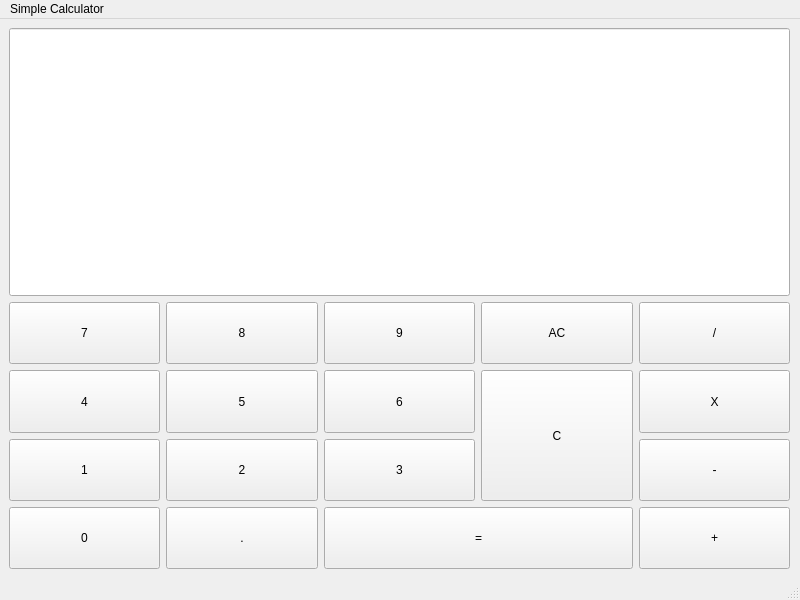
<?xml version="1.0" encoding="UTF-8"?>
<ui version="4.0">
 <class>MainWindow</class>
 <widget class="QMainWindow" name="MainWindow">
  <property name="geometry">
   <rect>
    <x>0</x>
    <y>0</y>
    <width>800</width>
    <height>600</height>
   </rect>
  </property>
  <property name="sizePolicy">
   <sizepolicy hsizetype="Expanding" vsizetype="Expanding">
    <horstretch>0</horstretch>
    <verstretch>0</verstretch>
   </sizepolicy>
  </property>
  <property name="windowTitle">
   <string>MainWindow</string>
  </property>
  <widget class="QWidget" name="centralwidget">
   <widget class="QWidget" name="verticalLayoutWidget">
    <property name="geometry">
     <rect>
      <x>9</x>
      <y>9</y>
      <width>781</width>
      <height>541</height>
     </rect>
    </property>
    <layout class="QVBoxLayout" name="verticalLayout">
     <property name="sizeConstraint">
      <enum>QLayout::SetDefaultConstraint</enum>
     </property>
     <item>
      <layout class="QHBoxLayout" name="horizontalLayout">
       <property name="sizeConstraint">
        <enum>QLayout::SetNoConstraint</enum>
       </property>
       <item>
        <widget class="QLineEdit" name="lineEdit">
         <property name="sizePolicy">
          <sizepolicy hsizetype="Expanding" vsizetype="Minimum">
           <horstretch>0</horstretch>
           <verstretch>0</verstretch>
          </sizepolicy>
         </property>
         <property name="font">
          <font>
           <pointsize>18</pointsize>
          </font>
         </property>
        </widget>
       </item>
      </layout>
     </item>
     <item>
      <layout class="QGridLayout" name="gridLayout">
       <property name="sizeConstraint">
        <enum>QLayout::SetMinAndMaxSize</enum>
       </property>
       <item row="0" column="3">
        <widget class="QPushButton" name="AllClear">
         <property name="sizePolicy">
          <sizepolicy hsizetype="Minimum" vsizetype="Preferred">
           <horstretch>0</horstretch>
           <verstretch>0</verstretch>
          </sizepolicy>
         </property>
         <property name="text">
          <string>AC</string>
         </property>
        </widget>
       </item>
       <item row="2" column="0">
        <widget class="QPushButton" name="nu_1">
         <property name="sizePolicy">
          <sizepolicy hsizetype="Minimum" vsizetype="Preferred">
           <horstretch>0</horstretch>
           <verstretch>0</verstretch>
          </sizepolicy>
         </property>
         <property name="text">
          <string>1</string>
         </property>
        </widget>
       </item>
       <item row="1" column="2">
        <widget class="QPushButton" name="nu_6">
         <property name="sizePolicy">
          <sizepolicy hsizetype="Minimum" vsizetype="Preferred">
           <horstretch>0</horstretch>
           <verstretch>0</verstretch>
          </sizepolicy>
         </property>
         <property name="text">
          <string>6</string>
         </property>
        </widget>
       </item>
       <item row="1" column="1">
        <widget class="QPushButton" name="nu_5">
         <property name="sizePolicy">
          <sizepolicy hsizetype="Minimum" vsizetype="Preferred">
           <horstretch>0</horstretch>
           <verstretch>0</verstretch>
          </sizepolicy>
         </property>
         <property name="text">
          <string>5</string>
         </property>
        </widget>
       </item>
       <item row="3" column="1">
        <widget class="QPushButton" name="Period">
         <property name="sizePolicy">
          <sizepolicy hsizetype="Minimum" vsizetype="Preferred">
           <horstretch>0</horstretch>
           <verstretch>0</verstretch>
          </sizepolicy>
         </property>
         <property name="text">
          <string>.</string>
         </property>
        </widget>
       </item>
       <item row="0" column="0">
        <widget class="QPushButton" name="nu_7">
         <property name="sizePolicy">
          <sizepolicy hsizetype="Minimum" vsizetype="Preferred">
           <horstretch>0</horstretch>
           <verstretch>0</verstretch>
          </sizepolicy>
         </property>
         <property name="text">
          <string>7</string>
         </property>
        </widget>
       </item>
       <item row="3" column="2" colspan="2">
        <widget class="QPushButton" name="Calculate">
         <property name="sizePolicy">
          <sizepolicy hsizetype="Minimum" vsizetype="Preferred">
           <horstretch>0</horstretch>
           <verstretch>0</verstretch>
          </sizepolicy>
         </property>
         <property name="text">
          <string>=</string>
         </property>
        </widget>
       </item>
       <item row="1" column="0">
        <widget class="QPushButton" name="nu_4">
         <property name="sizePolicy">
          <sizepolicy hsizetype="Minimum" vsizetype="Preferred">
           <horstretch>0</horstretch>
           <verstretch>0</verstretch>
          </sizepolicy>
         </property>
         <property name="text">
          <string>4</string>
         </property>
        </widget>
       </item>
       <item row="2" column="1">
        <widget class="QPushButton" name="nu_2">
         <property name="sizePolicy">
          <sizepolicy hsizetype="Minimum" vsizetype="Preferred">
           <horstretch>0</horstretch>
           <verstretch>0</verstretch>
          </sizepolicy>
         </property>
         <property name="text">
          <string>2</string>
         </property>
        </widget>
       </item>
       <item row="0" column="1">
        <widget class="QPushButton" name="nu_8">
         <property name="sizePolicy">
          <sizepolicy hsizetype="Minimum" vsizetype="Preferred">
           <horstretch>0</horstretch>
           <verstretch>0</verstretch>
          </sizepolicy>
         </property>
         <property name="text">
          <string>8</string>
         </property>
        </widget>
       </item>
       <item row="0" column="2">
        <widget class="QPushButton" name="nu_9">
         <property name="sizePolicy">
          <sizepolicy hsizetype="Minimum" vsizetype="Preferred">
           <horstretch>0</horstretch>
           <verstretch>0</verstretch>
          </sizepolicy>
         </property>
         <property name="text">
          <string>9</string>
         </property>
        </widget>
       </item>
       <item row="3" column="0">
        <widget class="QPushButton" name="nu_0">
         <property name="sizePolicy">
          <sizepolicy hsizetype="Minimum" vsizetype="Preferred">
           <horstretch>0</horstretch>
           <verstretch>0</verstretch>
          </sizepolicy>
         </property>
         <property name="text">
          <string>0</string>
         </property>
        </widget>
       </item>
       <item row="2" column="2">
        <widget class="QPushButton" name="nu_3">
         <property name="sizePolicy">
          <sizepolicy hsizetype="Minimum" vsizetype="Preferred">
           <horstretch>0</horstretch>
           <verstretch>0</verstretch>
          </sizepolicy>
         </property>
         <property name="text">
          <string>3</string>
         </property>
        </widget>
       </item>
       <item row="0" column="4">
        <widget class="QPushButton" name="Divide">
         <property name="sizePolicy">
          <sizepolicy hsizetype="Minimum" vsizetype="Preferred">
           <horstretch>0</horstretch>
           <verstretch>0</verstretch>
          </sizepolicy>
         </property>
         <property name="text">
          <string>/</string>
         </property>
        </widget>
       </item>
       <item row="1" column="4">
        <widget class="QPushButton" name="Multiply">
         <property name="sizePolicy">
          <sizepolicy hsizetype="Minimum" vsizetype="Preferred">
           <horstretch>0</horstretch>
           <verstretch>0</verstretch>
          </sizepolicy>
         </property>
         <property name="text">
          <string>X</string>
         </property>
        </widget>
       </item>
       <item row="2" column="4">
        <widget class="QPushButton" name="Subtract">
         <property name="sizePolicy">
          <sizepolicy hsizetype="Minimum" vsizetype="Preferred">
           <horstretch>0</horstretch>
           <verstretch>0</verstretch>
          </sizepolicy>
         </property>
         <property name="text">
          <string>-</string>
         </property>
        </widget>
       </item>
       <item row="3" column="4">
        <widget class="QPushButton" name="Add">
         <property name="sizePolicy">
          <sizepolicy hsizetype="Minimum" vsizetype="Preferred">
           <horstretch>0</horstretch>
           <verstretch>0</verstretch>
          </sizepolicy>
         </property>
         <property name="text">
          <string>+</string>
         </property>
        </widget>
       </item>
       <item row="1" column="3" rowspan="2">
        <widget class="QPushButton" name="Clear">
         <property name="sizePolicy">
          <sizepolicy hsizetype="Minimum" vsizetype="Preferred">
           <horstretch>0</horstretch>
           <verstretch>0</verstretch>
          </sizepolicy>
         </property>
         <property name="text">
          <string>C</string>
         </property>
        </widget>
       </item>
      </layout>
     </item>
    </layout>
   </widget>
  </widget>
  <widget class="QMenuBar" name="menubar">
   <property name="geometry">
    <rect>
     <x>0</x>
     <y>0</y>
     <width>800</width>
     <height>22</height>
    </rect>
   </property>
   <widget class="QMenu" name="menuSimple_Calculator">
    <property name="title">
     <string>Simple Calculator</string>
    </property>
   </widget>
   <addaction name="menuSimple_Calculator"/>
  </widget>
  <widget class="QStatusBar" name="statusbar"/>
 </widget>
 <resources/>
 <connections/>
</ui>
